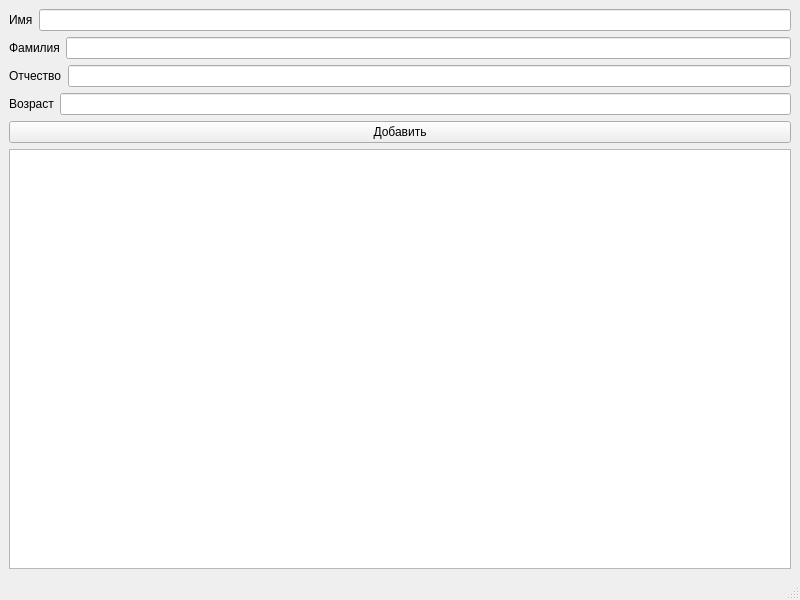
<?xml version="1.0" encoding="UTF-8"?>
<ui version="4.0">
 <class>clientReg</class>
 <widget class="QMainWindow" name="clientReg">
  <property name="geometry">
   <rect>
    <x>0</x>
    <y>0</y>
    <width>800</width>
    <height>600</height>
   </rect>
  </property>
  <property name="windowTitle">
   <string>MainWindow</string>
  </property>
  <widget class="QWidget" name="centralwidget">
   <layout class="QVBoxLayout" name="verticalLayout">
    <item>
     <layout class="QHBoxLayout" name="horizontalLayout">
      <item>
       <widget class="QLabel" name="label">
        <property name="text">
         <string>Имя</string>
        </property>
       </widget>
      </item>
      <item>
       <widget class="QLineEdit" name="lineEdit"/>
      </item>
     </layout>
    </item>
    <item>
     <layout class="QHBoxLayout" name="horizontalLayout_2">
      <item>
       <widget class="QLabel" name="label_2">
        <property name="text">
         <string>Фамилия</string>
        </property>
       </widget>
      </item>
      <item>
       <widget class="QLineEdit" name="lineEdit_2"/>
      </item>
     </layout>
    </item>
    <item>
     <layout class="QHBoxLayout" name="horizontalLayout_3">
      <item>
       <widget class="QLabel" name="label_3">
        <property name="text">
         <string>Отчество</string>
        </property>
       </widget>
      </item>
      <item>
       <widget class="QLineEdit" name="lineEdit_3"/>
      </item>
     </layout>
    </item>
    <item>
     <layout class="QHBoxLayout" name="horizontalLayout_4">
      <item>
       <widget class="QLabel" name="label_4">
        <property name="text">
         <string>Возраст</string>
        </property>
       </widget>
      </item>
      <item>
       <widget class="QLineEdit" name="lineEdit_4"/>
      </item>
     </layout>
    </item>
    <item>
     <widget class="QPushButton" name="pushButton">
      <property name="text">
       <string>Добавить</string>
      </property>
     </widget>
    </item>
    <item>
     <widget class="QTableView" name="tableView"/>
    </item>
   </layout>
  </widget>
  <widget class="QMenuBar" name="menubar">
   <property name="geometry">
    <rect>
     <x>0</x>
     <y>0</y>
     <width>800</width>
     <height>22</height>
    </rect>
   </property>
  </widget>
  <widget class="QStatusBar" name="statusbar"/>
 </widget>
 <resources/>
 <connections/>
</ui>
